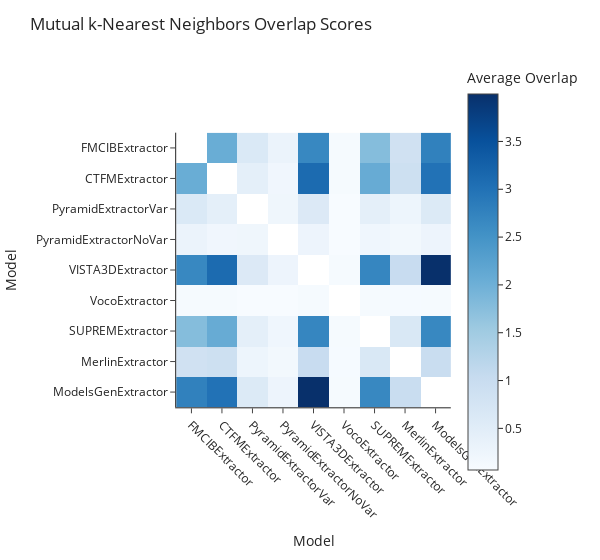

Source (notebook cell):
### Code cell
model_features = extract_model_features(data)
model_neighbors = compute_knn_indices(model_features, num_neighbors=10, metric="cosine")
overlap_matrix, model_list = compute_overlap_matrix(model_neighbors)
fig = plot_overlap_matrix(overlap_matrix, model_list)
fig.show()

### Figure 1 — Plotly figure (JSON) as saved in the notebook; plotly's stock layout.template omitted (floating-point values rounded to 4 significant figures)
{"data": [{"coloraxis": "coloraxis", "hovertemplate": "Model: %{x}<br>Model: %{y}<br>Average Overlap: %{z}<extra></extra>", "name": "0", "type": "heatmap", "x": ["FMCIBExtractor", "CTFMExtractor", "PyramidExtractorVar", "PyramidExtractorNoVar", "VISTA3DExtractor", "VocoExtractor", "SUPREMExtractor", "MerlinExtractor", "ModelsGenExtractor"], "xaxis": "x", "y": ["FMCIBExtractor", "CTFMExtractor", "PyramidExtractorVar", "PyramidExtractorNoVar", "VISTA3DExtractor", "VocoExtractor", "SUPREMExtractor", "MerlinExtractor", "ModelsGenExtractor"], "yaxis": "y", "z": [[null, 2.049, 0.6301, 0.2964, 2.666, 0.1062, 1.775, 0.8512, 2.775], [2.049, null, 0.43, 0.2118, 3.111, 0.1033, 2.083, 0.9049, 2.992], [0.6301, 0.43, null, 0.2229, 0.605, 0.07118, 0.4457, 0.2585, 0.5968], [0.2964, 0.2118, 0.2229, null, 0.2701, 0.06476, 0.2147, 0.1634, 0.266], [2.666, 3.111, 0.605, 0.2701, null, 0.105, 2.702, 1.009, 3.996], [0.1062, 0.1033, 0.07118, 0.06476, 0.105, null, 0.09802, 0.09452, 0.1004], [1.775, 2.083, 0.4457, 0.2147, 2.702, 0.09802, null, 0.6558, 2.667], [0.8512, 0.9049, 0.2585, 0.1634, 1.009, 0.09452, 0.6558, null, 0.9761], [2.775, 2.992, 0.5968, 0.266, 3.996, 0.1004, 2.667, 0.9761, null]]}], "layout": {"coloraxis": {"colorbar": {"title": {"text": "Average Overlap"}}, "colorscale": [[0, "rgb(247,251,255)"], [0.125, "rgb(222,235,247)"], [0.25, "rgb(198,219,239)"], [0.375, "rgb(158,202,225)"], [0.5, "rgb(107,174,214)"], [0.625, "rgb(66,146,198)"], [0.75, "rgb(33,113,181)"], [0.875, "rgb(8,81,156)"], [1, "rgb(8,48,107)"]]}, "margin": {"t": 60}, "title": {"text": "Mutual k-Nearest Neighbors Overlap Scores"}, "width": 600, "xaxis": {"anchor": "y", "constrain": "domain", "domain": [0, 1], "scaleanchor": "y", "tickangle": 45, "title": {"text": "Model"}}, "yaxis": {"anchor": "x", "autorange": "reversed", "constrain": "domain", "domain": [0, 1], "title": {"text": "Model"}}}}
